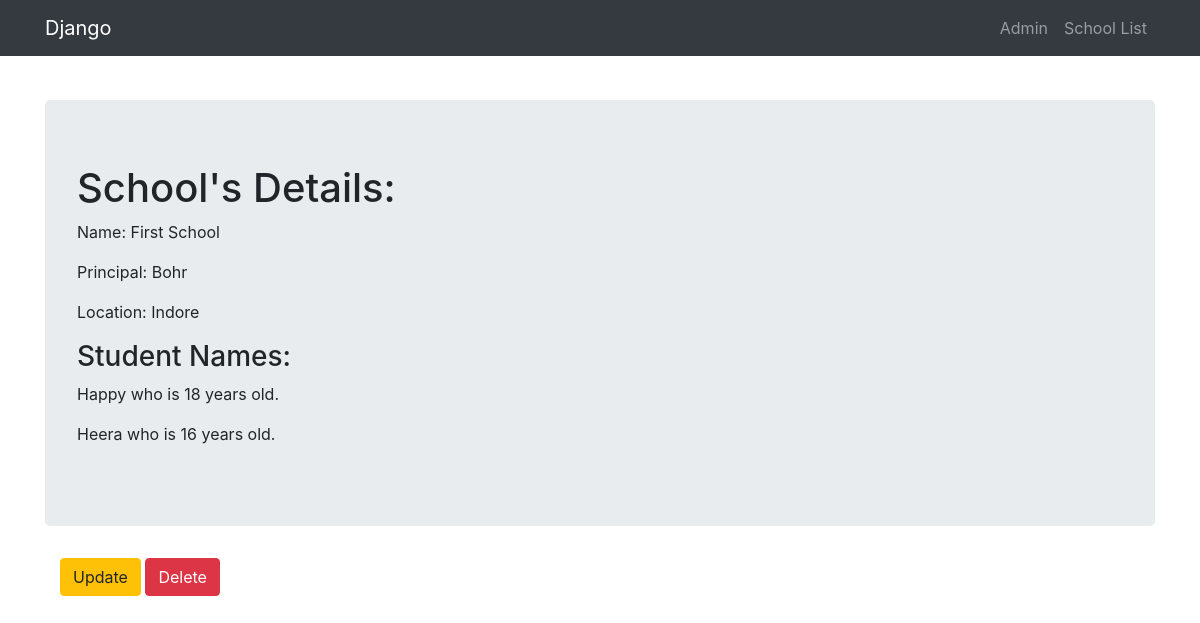
Screenshot of /app/1/ with the database file from the repository.
### app/models.py (models this page shows, shortened)
class School(models.Model):
    name = models.CharField(max_length=256)
    principal = models.CharField(max_length=256)
    location = models.CharField(max_length=256)

class Student(models.Model):
    name = models.CharField(max_length=256)
    age = models.PositiveIntegerField()
    school = models.ForeignKey(School, related_name="students")

### app/views.py (the view)
# urls.py: url(r'^(?P<pk>\d+)/$',views.SchoolDetailView.as_view(), name="detail"),   #necessarily the guy should be pk
class SchoolDetailView(DetailView): #TO SHOW ALL THE DETAILS OF AN OBJECT OF A MODEL
    model = models.School
    context_object_name = "school_detail" #default is just school it just lowercases everything thats it!
    template_name = "app/school_detail.html"

### app/templates/app/school_detail.html (shortened to what this page needs)
{% extends 'app/app_base.html' %}
{% block body %}
  <div class="jumbotron">
    <h1>School's Details:</h1>
    <p>Name: {{ school_detail.name }}</p>
    <p>Principal: {{ school_detail.principal }}</p>
    <p>Location: {{ school_detail.location }}</p>
    <h3>Student Names:</h3>
    {% for student in school_detail.students.all %}
      <p>{{student.name}} who is {{student.age}} years old.</p>
    {% endfor %}
  </div>
  <div class="container">
    <p><a class="btn btn-warning" href="{% url 'app:update' pk=school_detail.pk %}">Update</a>
        <a class="btn btn-danger" href="{% url 'app:delete' pk=school_detail.pk %}">Delete</a>
    </p>
  </div>
{% endblock %}

### rows the page displays
School: name "First School", principal "Bohr", location "Indore"
Student: name "Happy", age "18"
Student: name "Heera", age "16"
